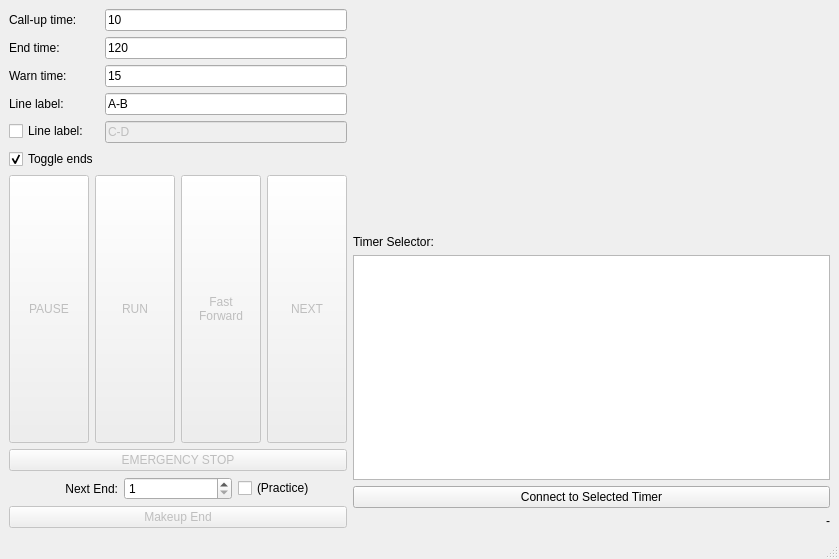
<?xml version="1.0" encoding="UTF-8"?>
<ui version="4.0">
 <class>ArcheryTimerControl</class>
 <widget class="QMainWindow" name="ArcheryTimerControl">
  <property name="geometry">
   <rect>
    <x>0</x>
    <y>0</y>
    <width>839</width>
    <height>559</height>
   </rect>
  </property>
  <property name="sizePolicy">
   <sizepolicy hsizetype="MinimumExpanding" vsizetype="MinimumExpanding">
    <horstretch>0</horstretch>
    <verstretch>0</verstretch>
   </sizepolicy>
  </property>
  <property name="windowTitle">
   <string>Archery Timer Control</string>
  </property>
  <widget class="QWidget" name="centralwidget">
   <layout class="QGridLayout" name="gridLayout">
    <item row="0" column="0">
     <layout class="QVBoxLayout" name="control_panel_box">
      <item>
       <layout class="QFormLayout" name="formLayout">
        <item row="0" column="0">
         <widget class="QLabel" name="label">
          <property name="text">
           <string>Call-up time:</string>
          </property>
         </widget>
        </item>
        <item row="0" column="1">
         <widget class="QLineEdit" name="callup_time_text">
          <property name="sizePolicy">
           <sizepolicy hsizetype="Preferred" vsizetype="Fixed">
            <horstretch>0</horstretch>
            <verstretch>0</verstretch>
           </sizepolicy>
          </property>
          <property name="toolTip">
           <string>Enter the time (in seconds for archers to be called to the line.</string>
          </property>
          <property name="inputMethodHints">
           <set>Qt::ImhDigitsOnly</set>
          </property>
          <property name="text">
           <string>10</string>
          </property>
          <property name="maxLength">
           <number>6</number>
          </property>
         </widget>
        </item>
        <item row="1" column="0">
         <widget class="QLabel" name="label_2">
          <property name="text">
           <string>End time:</string>
          </property>
         </widget>
        </item>
        <item row="1" column="1">
         <widget class="QLineEdit" name="end_time_text">
          <property name="sizePolicy">
           <sizepolicy hsizetype="Preferred" vsizetype="Preferred">
            <horstretch>0</horstretch>
            <verstretch>0</verstretch>
           </sizepolicy>
          </property>
          <property name="toolTip">
           <string>Enter time (in seconds) for shooting the end.</string>
          </property>
          <property name="inputMethodHints">
           <set>Qt::ImhDigitsOnly</set>
          </property>
          <property name="text">
           <string>120</string>
          </property>
          <property name="maxLength">
           <number>6</number>
          </property>
         </widget>
        </item>
        <item row="3" column="1">
         <widget class="QLineEdit" name="line_ab_text">
          <property name="sizePolicy">
           <sizepolicy hsizetype="Preferred" vsizetype="Fixed">
            <horstretch>0</horstretch>
            <verstretch>0</verstretch>
           </sizepolicy>
          </property>
          <property name="text">
           <string>A-B</string>
          </property>
         </widget>
        </item>
        <item row="4" column="0">
         <widget class="QCheckBox" name="line_cd_check">
          <property name="text">
           <string>Line label:</string>
          </property>
          <property name="checked">
           <bool>false</bool>
          </property>
         </widget>
        </item>
        <item row="4" column="1">
         <widget class="QLineEdit" name="line_cd_text">
          <property name="enabled">
           <bool>false</bool>
          </property>
          <property name="sizePolicy">
           <sizepolicy hsizetype="Preferred" vsizetype="Fixed">
            <horstretch>0</horstretch>
            <verstretch>0</verstretch>
           </sizepolicy>
          </property>
          <property name="text">
           <string>C-D</string>
          </property>
         </widget>
        </item>
        <item row="3" column="0">
         <widget class="QLabel" name="label_6">
          <property name="text">
           <string>Line label:</string>
          </property>
         </widget>
        </item>
        <item row="2" column="0">
         <widget class="QLabel" name="label_7">
          <property name="text">
           <string>Warn time:</string>
          </property>
         </widget>
        </item>
        <item row="5" column="0">
         <widget class="QCheckBox" name="toggle_order_check">
          <property name="toolTip">
           <string>&lt;html&gt;&lt;head/&gt;&lt;body&gt;&lt;p&gt;When checked, the line order toggles for each end per World Archery rules. When un-checked, the line order is the same for every end, per NFAA rules.&lt;/p&gt;&lt;/body&gt;&lt;/html&gt;</string>
          </property>
          <property name="text">
           <string>Toggle ends</string>
          </property>
          <property name="checked">
           <bool>true</bool>
          </property>
         </widget>
        </item>
        <item row="2" column="1">
         <widget class="QLineEdit" name="warn_time_text">
          <property name="sizePolicy">
           <sizepolicy hsizetype="Preferred" vsizetype="Fixed">
            <horstretch>0</horstretch>
            <verstretch>0</verstretch>
           </sizepolicy>
          </property>
          <property name="cursor">
           <cursorShape>UpArrowCursor</cursorShape>
          </property>
          <property name="toolTip">
           <string>&lt;html&gt;&lt;head/&gt;&lt;body&gt;&lt;p&gt;Display warning color when this much time&lt;/p&gt;&lt;p&gt;remains in the end.&lt;/p&gt;&lt;/body&gt;&lt;/html&gt;</string>
          </property>
          <property name="inputMethodHints">
           <set>Qt::ImhDigitsOnly</set>
          </property>
          <property name="text">
           <string>15</string>
          </property>
          <property name="maxLength">
           <number>6</number>
          </property>
         </widget>
        </item>
       </layout>
      </item>
      <item>
       <layout class="QHBoxLayout" name="horizontalLayout">
        <property name="sizeConstraint">
         <enum>QLayout::SetDefaultConstraint</enum>
        </property>
        <item>
         <widget class="QPushButton" name="pause_button">
          <property name="enabled">
           <bool>false</bool>
          </property>
          <property name="sizePolicy">
           <sizepolicy hsizetype="Minimum" vsizetype="MinimumExpanding">
            <horstretch>0</horstretch>
            <verstretch>0</verstretch>
           </sizepolicy>
          </property>
          <property name="text">
           <string>PAUSE</string>
          </property>
         </widget>
        </item>
        <item>
         <widget class="QPushButton" name="run_button">
          <property name="enabled">
           <bool>false</bool>
          </property>
          <property name="sizePolicy">
           <sizepolicy hsizetype="Minimum" vsizetype="MinimumExpanding">
            <horstretch>0</horstretch>
            <verstretch>0</verstretch>
           </sizepolicy>
          </property>
          <property name="text">
           <string>RUN</string>
          </property>
          <property name="checkable">
           <bool>true</bool>
          </property>
          <property name="flat">
           <bool>false</bool>
          </property>
         </widget>
        </item>
        <item>
         <widget class="QPushButton" name="skip_button">
          <property name="enabled">
           <bool>false</bool>
          </property>
          <property name="sizePolicy">
           <sizepolicy hsizetype="Minimum" vsizetype="MinimumExpanding">
            <horstretch>0</horstretch>
            <verstretch>0</verstretch>
           </sizepolicy>
          </property>
          <property name="text">
           <string>Fast
Forward</string>
          </property>
         </widget>
        </item>
        <item>
         <widget class="QPushButton" name="next_button">
          <property name="enabled">
           <bool>false</bool>
          </property>
          <property name="sizePolicy">
           <sizepolicy hsizetype="Minimum" vsizetype="MinimumExpanding">
            <horstretch>0</horstretch>
            <verstretch>0</verstretch>
           </sizepolicy>
          </property>
          <property name="toolTip">
           <string>&lt;html&gt;&lt;head/&gt;&lt;body&gt;&lt;p&gt;Go to the next end. Set the timer to display the next end with the names and times described in the control panel.&lt;/p&gt;&lt;/body&gt;&lt;/html&gt;</string>
          </property>
          <property name="text">
           <string>NEXT</string>
          </property>
         </widget>
        </item>
       </layout>
      </item>
      <item>
       <widget class="QPushButton" name="emergency_stop_button">
        <property name="enabled">
         <bool>false</bool>
        </property>
        <property name="text">
         <string>EMERGENCY STOP</string>
        </property>
       </widget>
      </item>
      <item>
       <layout class="QHBoxLayout" name="horizontalLayout_2">
        <item>
         <widget class="QLabel" name="label_5">
          <property name="sizePolicy">
           <sizepolicy hsizetype="Minimum" vsizetype="Preferred">
            <horstretch>0</horstretch>
            <verstretch>0</verstretch>
           </sizepolicy>
          </property>
          <property name="text">
           <string>Next End:</string>
          </property>
          <property name="alignment">
           <set>Qt::AlignRight|Qt::AlignTrailing|Qt::AlignVCenter</set>
          </property>
         </widget>
        </item>
        <item>
         <widget class="QSpinBox" name="end_count_box">
          <property name="minimum">
           <number>1</number>
          </property>
          <property name="value">
           <number>1</number>
          </property>
         </widget>
        </item>
        <item>
         <widget class="QCheckBox" name="practice_check">
          <property name="text">
           <string>(Practice)</string>
          </property>
         </widget>
        </item>
       </layout>
      </item>
      <item>
       <layout class="QHBoxLayout" name="horizontalLayout_4"/>
      </item>
      <item>
       <widget class="QPushButton" name="makeup_end_button">
        <property name="enabled">
         <bool>false</bool>
        </property>
        <property name="text">
         <string>Makeup End</string>
        </property>
       </widget>
      </item>
     </layout>
    </item>
    <item row="0" column="1">
     <layout class="QVBoxLayout" name="verticalLayout_2">
      <item>
       <spacer name="verticalSpacer">
        <property name="orientation">
         <enum>Qt::Vertical</enum>
        </property>
        <property name="sizeHint" stdset="0">
         <size>
          <width>20</width>
          <height>40</height>
         </size>
        </property>
       </spacer>
      </item>
      <item>
       <widget class="QLabel" name="label_4">
        <property name="text">
         <string>Timer Selector:</string>
        </property>
       </widget>
      </item>
      <item>
       <widget class="QListWidget" name="timers_list"/>
      </item>
      <item>
       <widget class="QPushButton" name="connect_button">
        <property name="enabled">
         <bool>true</bool>
        </property>
        <property name="text">
         <string>Connect to Selected Timer</string>
        </property>
        <property name="checkable">
         <bool>true</bool>
        </property>
       </widget>
      </item>
      <item>
       <widget class="QLabel" name="server_version_label">
        <property name="text">
         <string>-</string>
        </property>
        <property name="alignment">
         <set>Qt::AlignRight|Qt::AlignTrailing|Qt::AlignVCenter</set>
        </property>
       </widget>
      </item>
     </layout>
    </item>
   </layout>
  </widget>
  <widget class="QMenuBar" name="menubar">
   <property name="geometry">
    <rect>
     <x>0</x>
     <y>0</y>
     <width>839</width>
     <height>39</height>
    </rect>
   </property>
  </widget>
  <widget class="QStatusBar" name="statusbar"/>
 </widget>
 <tabstops>
  <tabstop>callup_time_text</tabstop>
  <tabstop>end_time_text</tabstop>
  <tabstop>warn_time_text</tabstop>
  <tabstop>line_ab_text</tabstop>
  <tabstop>line_cd_check</tabstop>
  <tabstop>line_cd_text</tabstop>
  <tabstop>run_button</tabstop>
  <tabstop>next_button</tabstop>
  <tabstop>end_count_box</tabstop>
  <tabstop>practice_check</tabstop>
 </tabstops>
 <resources/>
 <connections/>
</ui>
